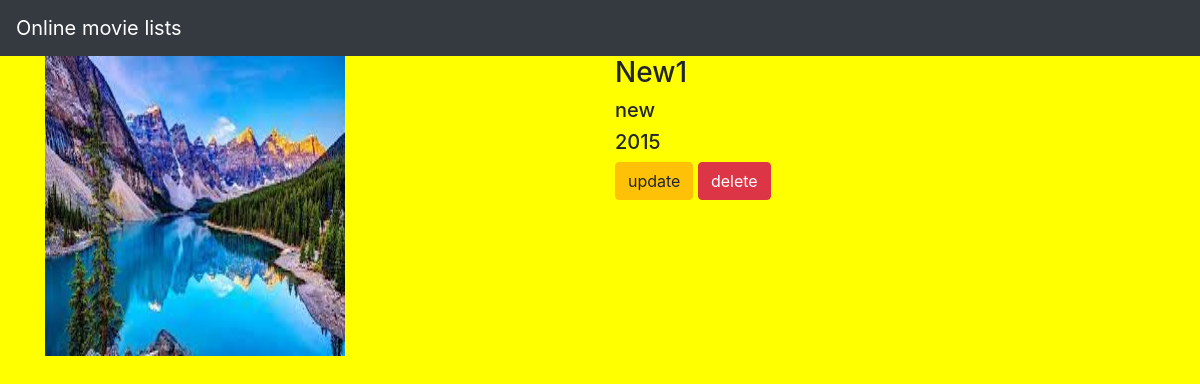
The app's page /movie/10/ with its own data.
### movieapp/models.py (models this page shows, shortened)
class Movie(models.Model):
    name=models.CharField(max_length=240)
    des=models.TextField()
    year=models.IntegerField()
    img=models.ImageField(upload_to='gallery')

### movieapp/views.py (the view)
# urls.py: path('movie/<int:movie_id>/',views.detail,name='detail'),
def detail(request,movie_id):
    movie=Movie.objects.get(id=movie_id)
    return render(request,'detail.html',{'movie':movie})

### templates/detail.html
{% extends 'base.html' %}
{% block body %}
<div class="container">
    <div class="row">
        <div class="col-md-6">
            <img src="{{movie.img.url}}" width="300" height="300">
        </div>
<div class="col-md-6">
    <h3>{{movie.name}}</h3>
    <h5>{{movie.des}}</h5>
    <h5>{{movie.year}}</h5>
    <a class="btn btn-warning" href="{% url 'movieapp:update' movie.id %}">update</a>
    <a class="btn btn-danger" href="{% url 'movieapp:delete' movie.id %}">delete</a>
</div>
    </div>
</div>
{% endblock %}

### static/style.css (style rules this page uses)
body { background-color:yellow; }

### records on screen
Movie: img (picture), name "New1", des "new", year "2015"
